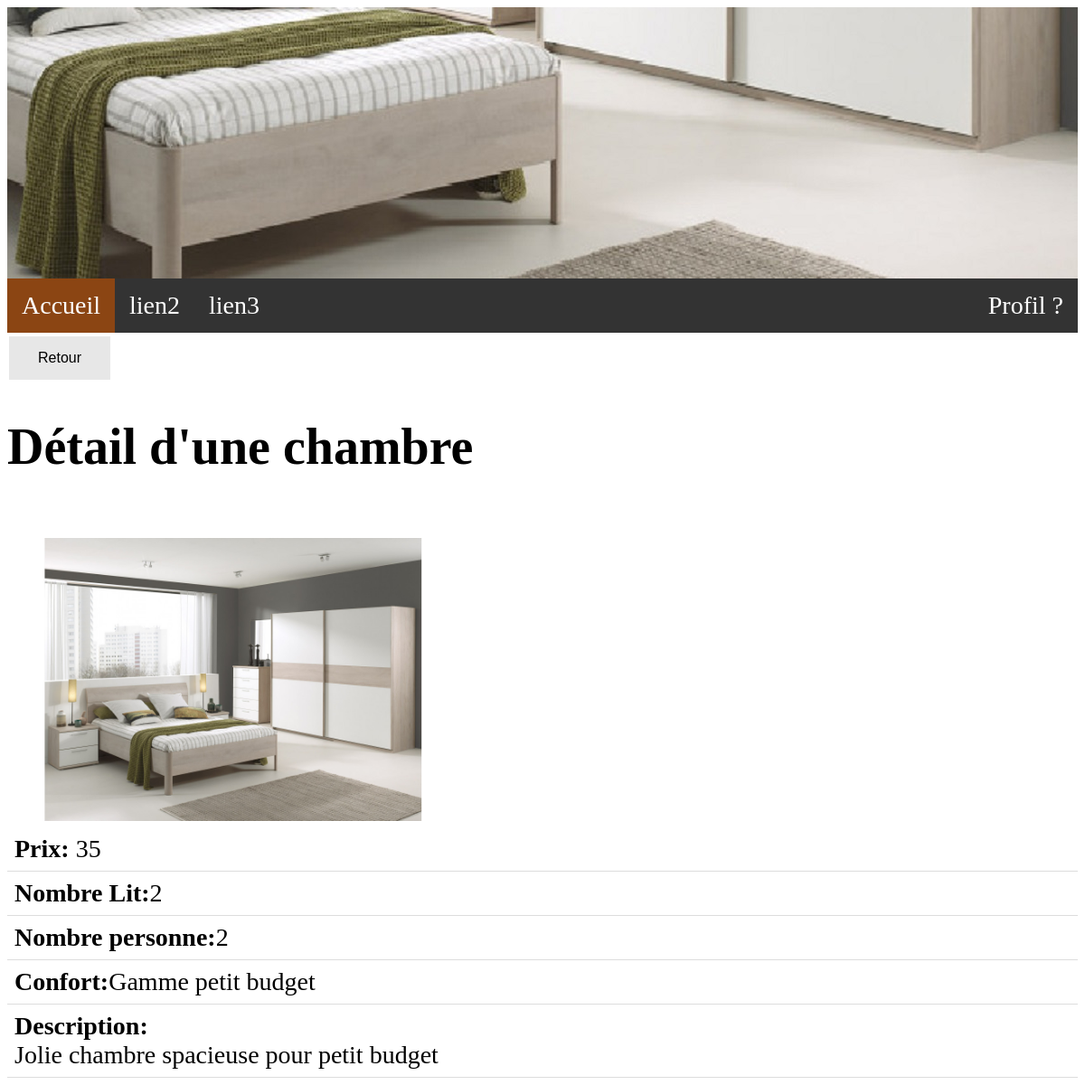
/admin/03_detail.php?numChambre=1, run on the app's committed database.
### tables this page shows
CREATE TABLE `chambre` (
  `numChambre` int(11) NOT NULL,
  `prix` int(11) DEFAULT NULL,
  `nbLits` int(11) DEFAULT NULL,
  `nbPers` int(11) DEFAULT NULL,
  `confort` varchar(255) DEFAULT NULL,
  `image` varchar(255) DEFAULT NULL,
  `description` varchar(255) DEFAULT NULL
);

### admin/03_detail.php (the view)
<?php
require_once('../01_connection.php');
require_once('../partials/header.php');
if(isset($_GET['numChambre'])) {
    $numChambre = (int)$_GET['numChambre'];
    if($connect) {
        $sql = "SELECT * FROM chambre WHERE numChambre = " . $numChambre;
        $res = mysqli_query($connect,$sql);
        if($res) {
            $donnees = mysqli_fetch_assoc($res);
        }
    }
}
?>
<div>
    <a href="02_select.php">
        <button class="button button4">Retour</button>
    </a> </td>
</div>
<div>
    <h1>Détail d'une chambre</h1><br>
    <div class="col-4">
        <img src="../img/<?=$donnees['image']; ?>" alt="image" class="img-thumbnail" style="width:500px;">
    </div>
    <table>
        <tr>
            <td><b>Prix:</b> <?=$donnees['prix']; ?></td>
        </tr>
        <tr>
            <td><b>Nombre Lit:</b><?=$donnees['nbLits']; ?></td>
        </tr>
        <tr>
            <td><b>Nombre personne:</b><?=$donnees['nbPers']; ?></td>
        </tr>
        <tr>
            <td><b>Confort:</b><?=$donnees['confort']; ?></td>
        </tr>
        <tr>
            <td><b>Description:</b><br><?=$donnees['description']; ?></td>
        </tr>
    </table>
</div>

### partials/header.php (style rules this page uses)
body { font-size: 28px; }
table { border-collapse: collapse; width: 100%; }
th, td { padding: 8px; text-align: left; border-bottom: 1px solid #ddd; }
.button { background-color: #4CAF50; border: none; color: white; padding: 15px 32px; text-align: center; text-decoration: none; display: inline-block; font-size: 16px; margin: 4px 2px; cursor: pointer; }
.button4 { background-color: #e7e7e7; color: black; }

### data on the page
chambre: image (picture), prix "35", nbLits "2", nbPers "2", confort "Gamme petit budget", description "Jolie chambre spacieuse pour petit budget"
